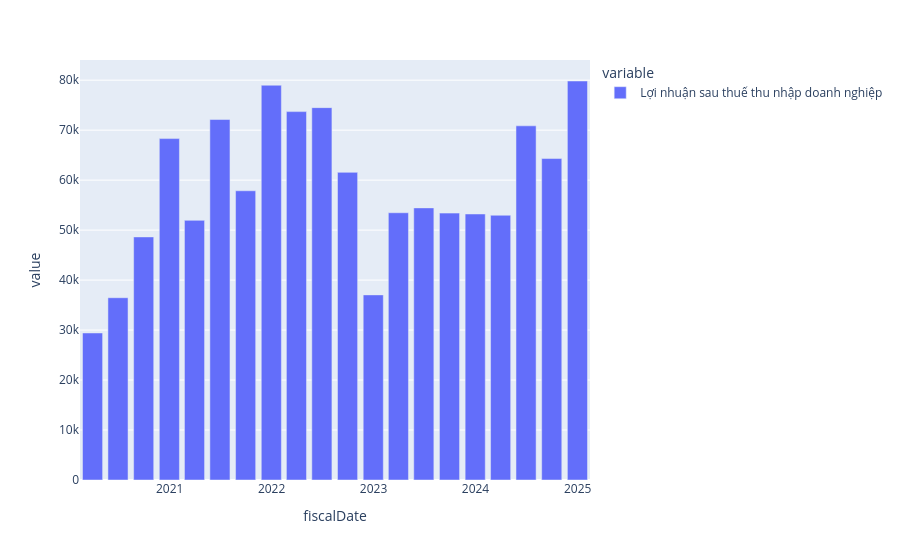

The notebook cell this image was saved under:
### Code cell
px.bar(revni_ptc[NI])

### Figure 1 — Plotly figure (JSON) as saved in the notebook; plotly's stock layout.template omitted (floating-point values rounded to 4 significant figures)
{"data": [{"hovertemplate": "variable=Lợi nhuận sau thuế thu nhập doanh nghiệp<br>fiscalDate=%{x}<br>value=%{y}<extra></extra>", "legendgroup": "Lợi nhuận sau thuế thu nhập doanh nghiệp", "marker": {"color": "#636efa", "pattern": {"shape": ""}}, "name": "Lợi nhuận sau thuế thu nhập doanh nghiệp", "orientation": "v", "showlegend": true, "textposition": "auto", "type": "bar", "x": ["2020-03-31T00:00:00.000000000", "2020-06-30T00:00:00.000000000", "2020-09-30T00:00:00.000000000", "2020-12-31T00:00:00.000000000", "2021-03-31T00:00:00.000000000", "2021-06-30T00:00:00.000000000", "2021-09-30T00:00:00.000000000", "2021-12-31T00:00:00.000000000", "2022-03-31T00:00:00.000000000", "2022-06-30T00:00:00.000000000", "2022-09-30T00:00:00.000000000", "2022-12-31T00:00:00.000000000", "2023-03-31T00:00:00.000000000", "2023-06-30T00:00:00.000000000", "2023-09-30T00:00:00.000000000", "2023-12-31T00:00:00.000000000", "2024-03-31T00:00:00.000000000", "2024-06-30T00:00:00.000000000", "2024-09-30T00:00:00.000000000", "2024-12-31T00:00:00.000000000"], "xaxis": "x", "y": [29420.0, 36470.0, 48640.0, 68310.0, 51950.0, 72130.0, 57870.0, 78990.0, 73710.0, 74510.0, 61550.0, 37040.0, 53470.0, 54450.0, 53400.0, 53230.0, 52970.0, 70860.0, 64320.0, 79840.0], "yaxis": "y"}], "layout": {"barmode": "relative", "legend": {"title": {"text": "variable"}, "tracegroupgap": 0}, "margin": {"t": 60}, "xaxis": {"anchor": "y", "domain": [0, 1], "title": {"text": "fiscalDate"}}, "yaxis": {"anchor": "x", "domain": [0, 1], "title": {"text": "value"}}}}
